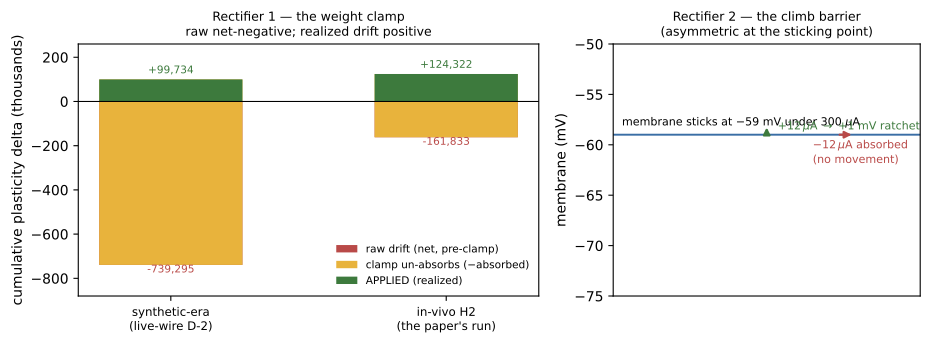

Python code for this plot:
#!/usr/bin/env python3
"""The two-rectifiers mechanism figure (Sec 2/4) — why realized drift
potentiates while raw drift is net-negative.

Panel A (parsed): the counter waterfalls — synthetic-era live-wire D-2
(ISC-78, parsed from ISA.md) and the in-vivo H2 run
(evidence/session-h2/run.log). Both show the clamp-rectified shape:
raw net-negative -> clamp absorbs -> applied positive.

Panel B (transcribed, printed): the rectification-at-the-sticking-point
physics pinned by test (ISC-77): 300 uA drive sticks at -59 mV;
+12 uA pulse ratchets +1 mV; -12 uA pulse absorbed.
"""
import re
from pathlib import Path

import matplotlib

matplotlib.use("Agg")
import matplotlib.pyplot as plt

ROOT = Path(__file__).resolve().parents[2]
ISA = ROOT / "ISA.md"
H2LOG = ROOT / "evidence" / "session-h2" / "run.log"

# --- parse the synthetic-era decomposition from the ISA (ISC-78) -----
isa = ISA.read_text()
m = re.search(
    r"raw intra drift ([−\-][\d,]+) \(mean ([−\-][\d.]+)/syn.*?"
    r"clamp-absorbed ([−\-][\d,]+) · APPLIED\s*\+([\d,]+) \(mean \+([\d.]+)/syn",
    isa, re.DOTALL)
assert m, "ISC-78 counter decomposition not found in ISA.md"
def num(s):  # '−739,295' (U+2212) -> -739295
    return int(s.replace("−", "-").replace(",", ""))


RAW, RAW_M, ABSORBED, APPLIED, APPLIED_M = (
    num(m.group(1)), float(m.group(2).replace("−", "-")), num(m.group(3)),
    num(m.group(4)), float(m.group(5)))
print(f"synthetic-era (ISA ISC-78): raw {RAW} (mean {RAW_M}/syn) · "
      f"absorbed {ABSORBED} · applied +{APPLIED} (mean +{APPLIED_M}/syn)")
assert RAW < 0 and APPLIED > 0, "clamp-rectified shape violated"

# --- parse the H2 decomposition from the run log ----------------------
h2 = H2LOG.read_text()
m2 = re.search(r"raw drift intra (-\d+).*?absorbed intra (-\d+).*?"
               r"APPLIED intra \+(\d+)", h2)
assert m2, "H2 counter decomposition not found in run.log"
H2_RAW, H2_ABS, H2_APP = (int(m2.group(1)), int(m2.group(2)),
                          int(m2.group(3)))
print(f"H2 in-vivo (run.log): raw {H2_RAW} · absorbed {H2_ABS} · "
      f"applied +{H2_APP}")
assert H2_RAW < 0 and H2_APP > 0
# the waterfall must reconcile exactly: raw - absorbed = applied
assert RAW - ABSORBED == APPLIED and H2_RAW - H2_ABS == H2_APP, \
    "counter arithmetic does not reconcile"

# --- transcribed physics constants (ISC-77 pinned test), printed ------
STICK_MV, RATCHET_MV, PULSE_UA, DRIVE_UA = -59, +1, 12, 300
print(f"sticking point (transcribed, ISC-77): {DRIVE_UA} uA sticks at "
      f"{STICK_MV} mV; +{PULSE_UA} uA -> {RATCHET_MV:+d} mV; "
      f"-{PULSE_UA} uA absorbed")

fig, (axA, axB) = plt.subplots(1, 2, figsize=(9.6, 3.6),
                               gridspec_kw={"width_ratios": [1.5, 1]})

# Panel A: counter waterfalls in thousands (raw - absorbed = applied,
# asserted above — the figure itself carries the reconciliation)
runs = [("synthetic-era\n(live-wire D-2)", RAW, ABSORBED, APPLIED),
        ("in-vivo H2\n(the paper's run)", H2_RAW, H2_ABS, H2_APP)]
k = 1000.0
for i, (name, raw, absorbed, applied) in enumerate(runs):
    x = i * 1.0
    axA.bar(x, raw / k, 0.52, color="#b94a48",
            label="raw drift (net, pre-clamp)" if i == 0 else None)
    axA.bar(x, -absorbed / k, 0.52, bottom=raw / k, color="#e8b33c",
            label="clamp un-absorbs (−absorbed)" if i == 0 else None)
    axA.bar(x, applied / k, 0.52, color="#3d7a3d",
            label="APPLIED (realized)" if i == 0 else None)
    axA.text(x, applied / k + 28, f"+{applied:,}", ha="center",
             fontsize=7.6, color="#3d7a3d")
    axA.text(x, raw / k - 34, f"{raw:,}", ha="center", fontsize=7.6,
             color="#b94a48")
axA.axhline(0, color="k", lw=0.8)
axA.set_xticks([0, 1])
axA.set_xticklabels([r[0] for r in runs], fontsize=8.5)
axA.set_ylabel("cumulative plasticity delta (thousands)")
axA.set_ylim(-880, 260)
axA.legend(frameon=False, fontsize=7.6, loc="lower right")
axA.set_title("Rectifier 1 — the weight clamp\n"
              "raw net-negative; realized drift positive",
              fontsize=9)

# Panel B: sticking-point schematic
axB.set_xlim(-3.5, 3.5)
axB.set_ylim(-75, -50)
axB.axhline(-59, color="#3a6ea5", lw=1.4)
axB.text(-3.3, -58.2, "membrane sticks at $-59$ mV under 300 $\\mu$A",
         fontsize=8)
axB.annotate("", xy=(0, -58), xytext=(0, -59),
             arrowprops=dict(arrowstyle="-|>", color="#3d7a3d", lw=1.6))
axB.text(0.25, -58.6, "$+12\\,\\mu$A $\\to$ $+1$ mV ratchet",
         fontsize=8, color="#3d7a3d")
axB.annotate("", xy=(2, -59), xytext=(1.6, -59),
             arrowprops=dict(arrowstyle="-|>", color="#b94a48", lw=1.6))
axB.text(1.05, -61.8, "$-12\\,\\mu$A absorbed\n(no movement)",
         fontsize=8, color="#b94a48")
axB.set_ylabel("membrane (mV)")
axB.set_xticks([])
axB.set_title("Rectifier 2 — the climb barrier\n(asymmetric at the sticking point)",
              fontsize=9)

fig.tight_layout()
out = Path(__file__).parent / "mechanism.pdf"
fig.savefig(out, bbox_inches="tight")
print(f"wrote {out}")
